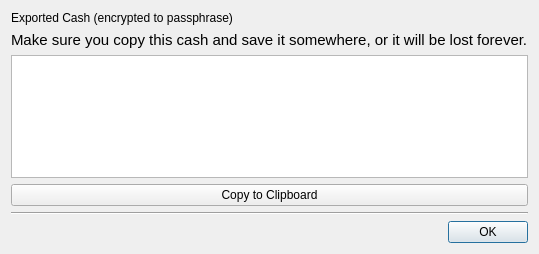
<?xml version="1.0" encoding="UTF-8"?>
<ui version="4.0">
 <class>DlgExportedToPass</class>
 <widget class="QDialog" name="DlgExportedToPass">
  <property name="geometry">
   <rect>
    <x>0</x>
    <y>0</y>
    <width>445</width>
    <height>254</height>
   </rect>
  </property>
  <property name="windowTitle">
   <string>Dialog</string>
  </property>
  <layout class="QVBoxLayout" name="verticalLayout">
   <item>
    <widget class="QLabel" name="labelHeader1">
     <property name="text">
      <string>Exported Cash (encrypted to passphrase)</string>
     </property>
    </widget>
   </item>
   <item>
    <widget class="QLabel" name="labelHeader2">
     <property name="font">
      <font>
       <pointsize>11</pointsize>
      </font>
     </property>
     <property name="text">
      <string>Make sure you copy this cash and save it somewhere, or it will be lost forever.</string>
     </property>
    </widget>
   </item>
   <item>
    <widget class="QPlainTextEdit" name="plainTextEdit">
     <property name="readOnly">
      <bool>true</bool>
     </property>
    </widget>
   </item>
   <item>
    <widget class="QPushButton" name="pushButton">
     <property name="text">
      <string>Copy to Clipboard</string>
     </property>
    </widget>
   </item>
   <item>
    <widget class="Line" name="line">
     <property name="orientation">
      <enum>Qt::Horizontal</enum>
     </property>
    </widget>
   </item>
   <item>
    <widget class="QDialogButtonBox" name="buttonBox">
     <property name="standardButtons">
      <set>QDialogButtonBox::Ok</set>
     </property>
    </widget>
   </item>
  </layout>
 </widget>
 <resources/>
 <connections/>
</ui>
